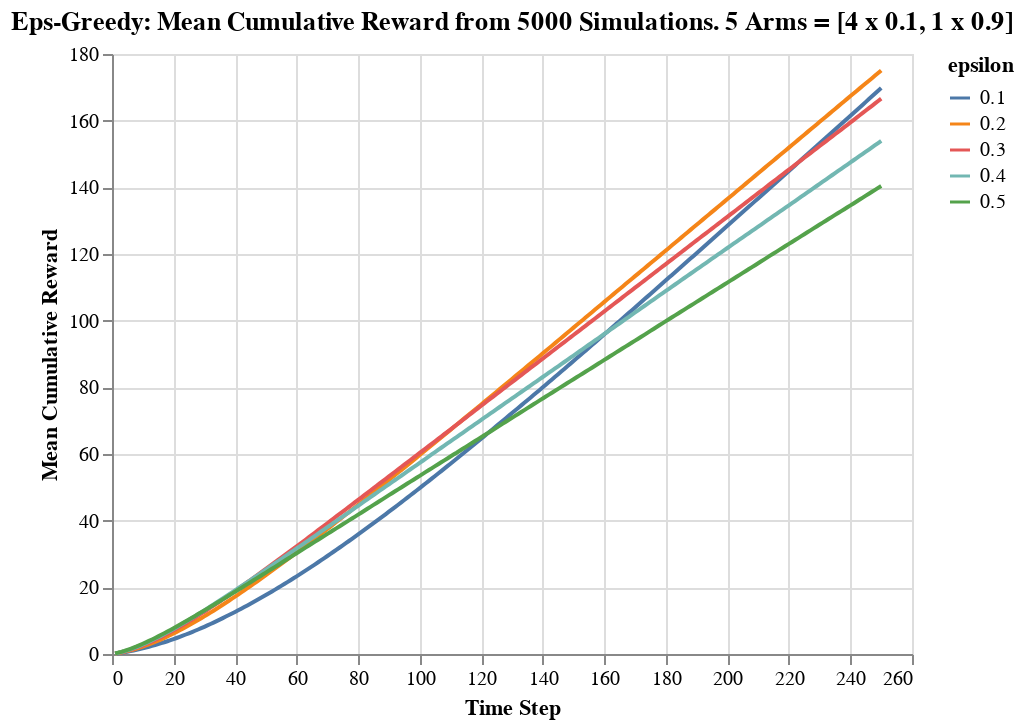

Notebook code cell kept with this figure:
### Code cell
alt.Chart(df_cumreward).mark_line().encode(
    alt.X("step:Q", title = "Time Step"),
    alt.Y("cum_reward:Q", title = "Mean Cumulative Reward"),
    color = alt.Color("epsilon:N")
).properties(
    title = "Eps-Greedy: Mean Cumulative Reward from 5000 Simulations. 5 Arms = [4 x 0.1, 1 x 0.9]",
)

### Figure 1 — Vega-Lite specification as saved in the notebook (floating-point values rounded to 4 significant figures; data arrays with more than 128 entries replaced by an {"elided": "..."} marker saying what was removed)
{"$schema": "https://vega.github.io/schema/vega-lite/v3.4.0.json", "config": {"mark": {"tooltip": null}, "view": {"height": 300, "width": 400}}, "data": {"name": "data-8d2b5b9c53a55fa4c9e0f2bf99051ca2"}, "datasets": {"data-8d2b5b9c53a55fa4c9e0f2bf99051ca2": {"elided": "1250 records"}}, "encoding": {"color": {"field": "epsilon", "type": "nominal"}, "x": {"field": "step", "title": "Time Step", "type": "quantitative"}, "y": {"field": "cum_reward", "title": "Mean Cumulative Reward", "type": "quantitative"}}, "mark": "line", "title": "Eps-Greedy: Mean Cumulative Reward from 5000 Simulations. 5 Arms = [4 x 0.1, 1 x 0.9]"}
